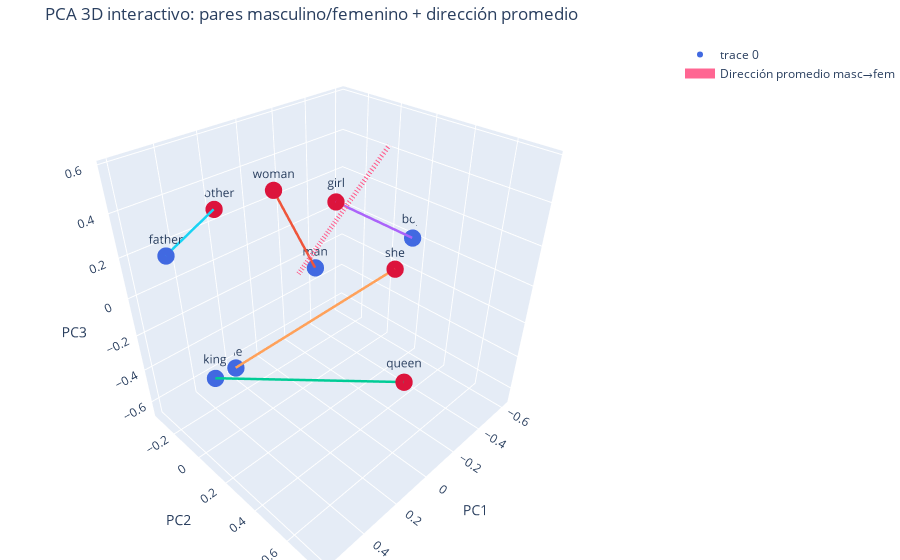

The notebook cell saved with this chart:
### Code cell
# Colores por rol (masc/fem)
role = {}
for m, f in pairs_ok:
    role[m] = "male"
    role[f] = "female"

colors = ["royalblue" if role.get(w)=="male" else "crimson" for w in words]

fig = go.Figure()

# Puntos 3D
fig.add_trace(go.Scatter3d(
    x=Z[:,0], y=Z[:,1], z=Z[:,2],
    mode="markers+text",
    text=words,
    textposition="top center",
    marker=dict(size=6, color=colors),
    hovertext=[f"{w} ({role.get(w,'')})" for w in words],
    hoverinfo="text"
))

# Flechas por pareja (líneas mascul→femen)
word_to_xyz = {w: Z[i] for i, w in enumerate(words)}
for m, f in pairs_ok:
    p0 = word_to_xyz[m]
    p1 = word_to_xyz[f]
    fig.add_trace(go.Scatter3d(
        x=[p0[0], p1[0]],
        y=[p0[1], p1[1]],
        z=[p0[2], p1[2]],
        mode="lines",
        line=dict(width=5),
        hoverinfo="skip",
        showlegend=False
    ))

# Flecha global masculino→femenino desde el centro del cloud
center = Z.mean(axis=0)
scale = float(np.linalg.norm(Z.std(axis=0)) * 1.2)  # ajusta tamaño visual
end = center + unit(gender_dir_3d) * scale

fig.add_trace(go.Scatter3d(
    x=[center[0], end[0]],
    y=[center[1], end[1]],
    z=[center[2], end[2]],
    mode="lines",
    line=dict(width=10, dash="dash"),
    name="Dirección promedio masc→fem",
    hoverinfo="skip"
))

fig.update_layout(
    title="PCA 3D interactivo: pares masculino/femenino + dirección promedio",
    scene=dict(
        xaxis_title="PC1",
        yaxis_title="PC2",
        zaxis_title="PC3",
    ),
    margin=dict(l=0, r=0, t=40, b=0)
)

fig.show()

### Figure 1 — Plotly figure (JSON) as saved in the notebook; plotly's stock layout.template omitted (floating-point values rounded to 4 significant figures)
{"data": [{"hoverinfo": "text", "hovertext": ["man (male)", "woman (female)", "king (male)", "queen (female)", "boy (male)", "girl (female)", "he (male)", "she (female)", "father (male)", "mother (female)"], "marker": {"color": ["royalblue", "crimson", "royalblue", "crimson", "royalblue", "crimson", "royalblue", "crimson", "royalblue", "crimson"], "size": 6}, "mode": "markers+text", "text": ["man", "woman", "king", "queen", "boy", "girl", "he", "she", "father", "mother"], "textposition": "top center", "type": "scatter3d", "x": [-0.3282, -0.08463, 0.6002, 0.1744, -0.6149, -0.3389, 0.1707, -0.3368, 0.561, 0.1972], "y": [-0.2428, -0.2474, 0.173, 0.7576, 0.1514, -0.1038, -0.331, 0.2762, -0.1202, -0.3129], "z": [-0.2232, 0.2958, -0.1277, -0.04418, -0.002702, 0.1994, -0.6568, -0.001952, 0.2826, 0.2787]}, {"hoverinfo": "skip", "line": {"width": 5}, "mode": "lines", "showlegend": false, "type": "scatter3d", "x": [-0.3282, -0.08463], "y": [-0.2428, -0.2474], "z": [-0.2232, 0.2958]}, {"hoverinfo": "skip", "line": {"width": 5}, "mode": "lines", "showlegend": false, "type": "scatter3d", "x": [0.6002, 0.1744], "y": [0.173, 0.7576], "z": [-0.1277, -0.04418]}, {"hoverinfo": "skip", "line": {"width": 5}, "mode": "lines", "showlegend": false, "type": "scatter3d", "x": [-0.6149, -0.3389], "y": [0.1514, -0.1038], "z": [-0.002702, 0.1994]}, {"hoverinfo": "skip", "line": {"width": 5}, "mode": "lines", "showlegend": false, "type": "scatter3d", "x": [0.1707, -0.3368], "y": [-0.331, 0.2762], "z": [-0.6568, -0.001952]}, {"hoverinfo": "skip", "line": {"width": 5}, "mode": "lines", "showlegend": false, "type": "scatter3d", "x": [0.561, 0.1972], "y": [-0.1202, -0.3129], "z": [0.2826, 0.2787]}, {"hoverinfo": "skip", "line": {"dash": "dash", "width": 10}, "mode": "lines", "name": "Dirección promedio masc→fem", "type": "scatter3d", "x": [-8.941e-09, -0.3118], "y": [-1.49e-08, 0.2262], "z": [-5.96e-09, 0.5761]}], "layout": {"margin": {"b": 0, "l": 0, "r": 0, "t": 40}, "scene": {"xaxis": {"title": {"text": "PC1"}}, "yaxis": {"title": {"text": "PC2"}}, "zaxis": {"title": {"text": "PC3"}}}, "title": {"text": "PCA 3D interactivo: pares masculino/femenino + dirección promedio"}}}
